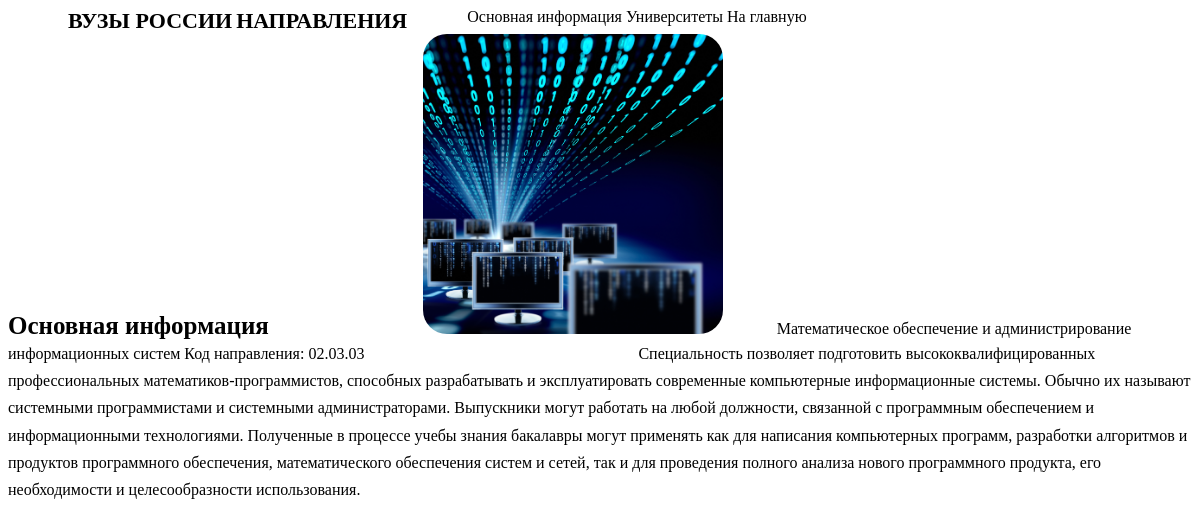
Page /specialties/8 on the committed database.
### data/specialties.py (models this page shows)
class Specialties(SqlAlchemyBase, SerializerMixin):
    __tablename__ = 'specialties'
    id = sqlalchemy.Column(sqlalchemy.Integer, unique=True,
                           primary_key=True, autoincrement=True)
    name = sqlalchemy.Column(sqlalchemy.Text, nullable=False)
    description = sqlalchemy.Column(sqlalchemy.Text, nullable=False)
    image = sqlalchemy.Column(sqlalchemy.Text, nullable=False)
    code = sqlalchemy.Column(sqlalchemy.VARCHAR, nullable=False)
    universities = orm.relation("Universities_Specialties", back_populates='specialties')

### main.py (the view)
@app.route("/specialties/<int:specialty_id>")
def specialty(specialty_id):
    abort_if_specialty_not_found(specialty_id)
    db_sess = db_session.create_session()
    specialty_data = db_sess.query(Specialties).get(specialty_id)
    return render_template('specialty.html', specialty=specialty_data)

### data/db_session.py (called while the page is built)
def create_session() -> Session:
    global __factory
    return __factory()

### main.py (called while the page is built)
def abort_if_specialty_not_found(specialty_id):
    abort_session = db_session.create_session()
    specialty_data = abort_session.query(Specialties).get(specialty_id)
    if not specialty_data:
        abort(404, message=f"Specialty {specialty_id} not found")

### templates/specialty.html (shortened to what this page needs)
<!DOCTYPE html>
<html lang="ru">
<head>
    <link rel="stylesheet" href="{{ url_for('static', filename='css/variables.css') }}"/>
    <link rel="stylesheet" href="{{ url_for('static', filename='css/dark_style.css') }}"/>
    <link rel="stylesheet" href="{{ url_for('static', filename='css/cards_style.css') }}"/>
    <link rel="stylesheet" href="{{ url_for('static', filename='css/header_style.css') }}"/>
    <link rel="stylesheet" href="https://cdn.jsdelivr.net/npm/@ionic/core/css/ionic.bundle.css"/>
    <link rel="stylesheet" href="{{ url_for('static', filename='css/university_specialty_style.css') }}"/>
</head>
<body>
    <ion-app mode="md">
        <ion-header>
            <ion-toolbar style="padding-top: 0;" class="header-toolbar">
                <ion-row class="ion-align-items-center toolbar">
                    <ion-col class="menu-col">
                        <ion-button color="medium" fill="clear" class="menu-item" href="/">ВУЗЫ РОССИИ</ion-button>
                        <ion-button fill="clear" class="menu-item" href="/specialties">НАПРАВЛЕНИЯ</ion-button>
                        <div class="burger">
                        </div>
                    </ion-col>
                </ion-row>
            </ion-toolbar>
        </ion-header>
        <ion-content>
            <ion-menu side="start" content-id="main-content" class="menu">
                <ion-content>
                  <ion-list class="menu-content">
                    <ion-item id="menu-item" name="info" class="ion-activatable">
                        <ion-label>Основная информация</ion-label>
                    </ion-item>
                    <ion-item id="menu-item" name="universities" class="ion-activatable">
                        <ion-label>Университеты</ion-label>
                    </ion-item>
                    <ion-item id="menu-item" name="back" class="ion-activatable">
                        <ion-label>На главную</ion-label>
                    </ion-item>
                  </ion-list>
                </ion-content>
            </ion-menu>
            <div id="info">
                <ion-title color="primary" class="subtitle bold">Основная информация</ion-title>
                <ion-card class="specialty-card main-info-card">
                    <ion-row>
                        <ion-col class="specialty-image-col specialty-image-col">
                            <img class="specialty-image" src="{{ url_for('static', filename='images/specialties/' + specialty.image) }}" alt=""/>
                        </ion-col>
                        <ion-col class="specialty-col" id="content">
                            <ion-card-header class="specialty-header">
                                <ion-card-title>{{ specialty.name }}</ion-card-title>
                                <ion-card-subtitle>Код направления: {{ specialty.code }}</ion-card-subtitle>
                            </ion-card-header>
                        </ion-col>
                    </ion-row>
                </ion-card>
                <ion-card class="specialty-card specialty-description-card main-description-card">
                    <ion-row>
                        <ion-col class="specialty-col specialty-desc-col" id="content">
                            <ion-card-content class="specialty-desc content-lg">{{ specialty.description }}</ion-card-content>
                        </ion-col>
                    </ion-row>
                </ion-card>
            </div>
        </ion-content>
    </ion-app>
</body>
</html>

### static/css/variables.css (style rules this page uses)
:root { --ion-color-primary: #000AFF; --ion-color-primary-rgb: 56, 128, 255; --ion-color-primary-contrast: #ffffff; --ion-color-primary-contrast-rgb: 255, 255, 255; --ion-color-primary-shade: #3171e0; --ion-color-primary-tint: #4c8dff; --ion-color-secondary: #3dc2ff; --ion-color-secondary-rgb: 61, 194, 255; --ion-color-secondary-contrast: #ffffff; --ion-color-secondary-contrast-rgb: 255, 255, 255; --ion-color-secondary-shade: #36abe0; --ion-color-secondary-tint: #50c8ff; --ion-color-tertiary: #5260ff; --ion-color-tertiary-rgb: 82, 96, 255; --ion-color-tertiary-contrast: #ffffff; --ion-color-tertiary-contrast-rgb: 255, 255, 255; --ion-color-tertiary-shade: #4854e0; --ion-color-tertiary-tint: #6370ff; --ion-color-success: #2dd36f; --ion-color-success-rgb: 45, 211, 111; --ion-color-success-contrast: #ffffff; --ion-color-success-contrast-rgb: 255, 255, 255; --ion-color-success-shade: #28ba62; --ion-color-success-tint: #42d77d; --ion-color-warning: #ffc409; --ion-color-warning-rgb: 255, 196, 9; --ion-color-warning-contrast: #000000; --ion-color-warning-contrast-rgb: 0, 0, 0; --ion-color-warning-shade: #e0ac08; --ion-color-warning-tint: #ffca22; --ion-color-danger: #eb445a; --ion-color-danger-rgb: 235, 68, 90; --ion-color-danger-contrast: #ffffff; --ion-color-danger-contrast-rgb: 255, 255, 255; --ion-color-danger-shade: #cf3c4f; --ion-color-danger-tint: #ed576b; --ion-color-dark: #222428; --ion-color-dark-rgb: 34, 36, 40; --ion-color-dark-contrast: #ffffff; --ion-color-dark-contrast-rgb: 255, 255, 255; --ion-color-dark-shade: #1e2023; --ion-color-dark-tint: #383a3e; --ion-color-medium: #92949c; --ion-color-medium-rgb: 146, 148, 156; --ion-color-medium-contrast: #ffffff; --ion-color-medium-contrast-rgb: 255, 255, 255; --ion-color-medium-shade: #808289; --ion-color-medium-tint: #9d9fa6; --ion-color-light: #f4f5f8; --ion-color-light-rgb: 244, 245, 248; --ion-color-light-contrast: #000000; --ion-color-light-contrast-rgb: 0, 0, 0; --ion-color-light-shade: #d7d8da; --ion-color-light-tint: #f5f6f9; }

### static/css/dark_style.css (style rules this page uses)
ion-item { --transition: none; }

### static/css/cards_style.css (style rules this page uses)
.subtitle { margin: 40px 40px 0; }
.bold { font-weight: bold; }
.content-lg { padding-bottom: 0; margin-bottom: 13px; }

### static/css/header_style.css (style rules this page uses)
.header-toolbar, .toolbar { height: 100px; }
.menu-col { text-align: center; padding: 0 60px; }
.menu-item { font-size: 22px; font-weight: bold; }

### static/css/university_specialty_style.css (style rules this page uses)
ion-title { text-align: center; font-size: 25px; }
#menu-item { cursor: pointer; }
.menu { position: fixed; }
.menu-content { padding-top: 108px; }
.university-description-card, .specialty-description-card { margin-top: 0 !important; }
.ion-activatable { position: relative; overflow: hidden; }
.burger { width: 48px; height: 48px; position: absolute; left: 0; top: 0; transform: translateY(3px); }
.subtitle { margin: 0 !important; margin-top: 40px !important; }
.bold { font-weight: bold; }
.university-card, .specialty-card { box-shadow: none; margin: 60px 120px 20px; }
.university-col, .university-image-col, .specialty-col, .specialty-image-col { padding: 0; margin: 0 0 0 30px; border-radius: 24px; }
.university-desc-col, .specialty-desc-col { padding-left: 0 !important; }
.university-col, .specialty-col { border: 0; padding-left: 10px; }
.university-image, .specialties-card-image, .specialty-image { height: 300px; width: 300px; object-fit: cover; }
.university-image, .specialty-image { border-radius: 24px; }
.university-image-col, .specialties-card-image-col, .specialty-image-col { height: 300px; width: 300px; flex: 0 0 300px; padding: 0; margin-right: 10px; }
.university-header, .specialties-card-header, .news-card-header, .specialty-header { padding-bottom: 0; }
.university-header, .specialty-header { transform: translateY(50%); height: 50% }
.university-desc, .specialties-card-desc, .news-card-desc, .specialty-desc { line-height: 1.7; margin-top: 8px; }
.university-desc, .specialty-desc { line-height: 1.7; margin-top: 8px; padding-left: 0; text-indent: 30px; text-align: justify; }
.content-lg { padding-bottom: 0; margin-bottom: 13px; }

### rows in the picture
Specialties: image (picture), name "Математическое обеспечение и администрирование информационных систем", code "02.03.03", description "Специальность позволяет подготовить высококвалифицированных профессиональных математиков-программистов, способных разрабатывать и эксплуатировать современные компьютерные информационные системы. Обычно их называют системными программистами и системными администраторами. Выпускники могут работать на любой должности, связанной с программным обеспечением и информационными технологиями. Полученные в процессе учебы знания бакалавры могут применять как для написания компьютерных программ, разработки алгоритмов и продуктов программного обеспечения, математического обеспечения систем и сетей, так и для проведения полного анализа нового программного продукта, его необходимости и целесообразности…"
